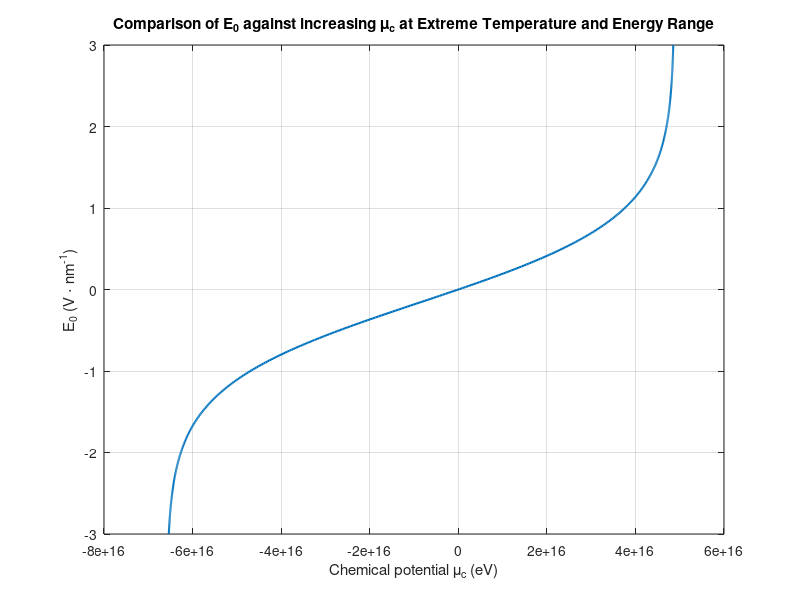

Source code (MATLAB):
%% E0 vs Chemical Potential at Extreme Temperature
% Numerically integrates a Fermi-Dirac-based expression to obtain the
% field E0 as a function of chemical potential mu_c, evaluated at an
% extreme temperature. Reproduces "Figure 5" in the report.

% Constants
e = 1.60217662e-19;      % Elementary charge in Coulombs
h_bar = 1.054571817e-34; % Reduced Planck constant in J.s
v_F = 1e6;               % Fermi velocity in m/s
epsilon_b = 4;           % Example dielectric constant of the medium
k_B = 1.380649e-23;      % Boltzmann constant in J/K

% Set extreme temperature
T = 12000; % Extreme temperature in Kelvin

% Fermi-Dirac distribution function
f_d = @(epsilon, mu_c) 1 ./ (exp((epsilon - mu_c) / (k_B * T)) + 1);

% Increase upper limit for energy integration to an extreme value
energy_limit = 1e-19; % Very large upper integration limit

% Integrand function for E0
integrand = @(epsilon, mu_c) (f_d(epsilon, 0) - f_d(epsilon + 2 * mu_c, 0));

% Function to calculate E0 with numerical integration
E0 = @(mu_c) (e / (pi * h_bar^2 * v_F^2 * epsilon_b)) * integral(@(epsilon) integrand(epsilon, mu_c), 0, energy_limit);

% Range of chemical potentials (in eV)
mu_c_eV = linspace(-3, 3, 500); % Chemical potential in eV
mu_c_J = mu_c_eV * e;           % Convert to Joules

% Calculate E0 for each chemical potential
E0_values = arrayfun(E0, mu_c_J);

% Plotting the results
figure;
plot(mu_c_eV, 1); % NOTE: as in the original report appendix — this line's
                   % output is immediately overwritten by the next plot()
                   % call below (no `hold on` in between), so it has no
                   % visible effect. Left in place for fidelity to source.
plot(E0_values, mu_c_eV, 'LineWidth', 1.5);
xlabel('Chemical potential \mu_c (eV)');
ylabel('E_0 (V \cdot nm^{-1})');
title('Comparison of E_0 against increasing \mu_c at Extreme Temperature and Energy Range');
grid on;
